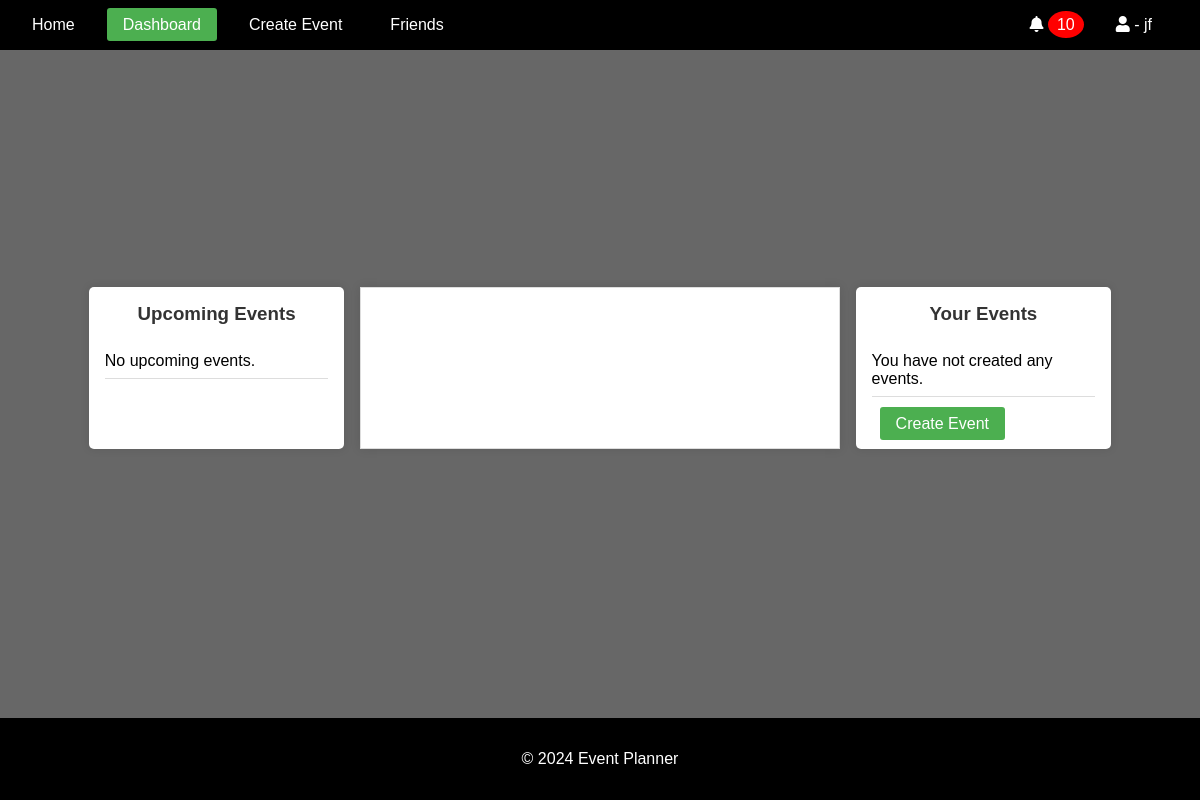
The app's page /dashboard/ (signed in), older data.
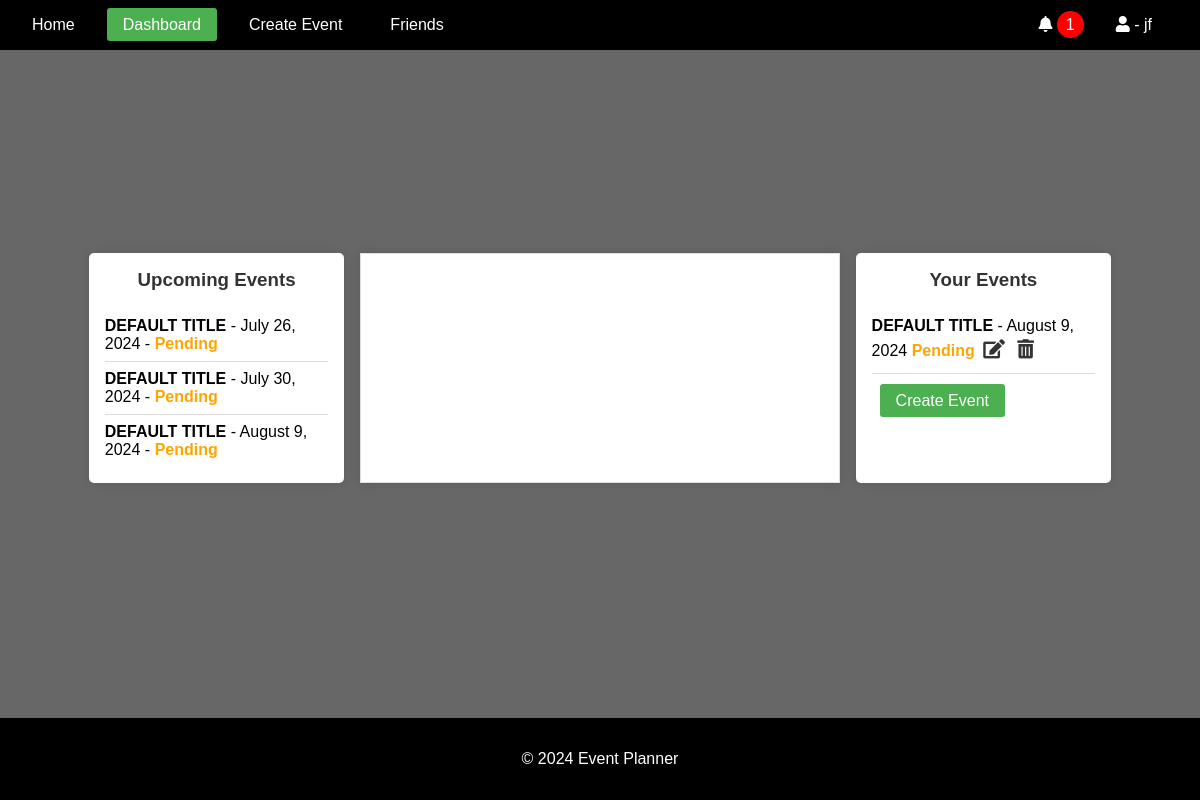
The same page, newer data.
### events/models.py (models this page shows, shortened)
class Event(models.Model):
    STATUS_CHOICES = [
        ("Pending", "Pending"),
        ("Confirmed", "Confirmed"),
        ("Cancelled", "Cancelled"),
    ]
    title = models.CharField(max_length=100)
    description = models.TextField()
    location = models.CharField(max_length=255)
    created_by = models.ForeignKey(User, on_delete=models.CASCADE)
    proposed_date = models.DateTimeField()
    finalized_date = models.DateTimeField(null=True, blank=True)
    status = models.CharField(
        max_length=20, choices=STATUS_CHOICES, default="Pending"
    )
    created_at = models.DateTimeField(auto_now_add=True)
    updated_at = models.DateTimeField(auto_now=True)

### accounts/views.py (the view)
# urls.py: path("dashboard/", views.dashboard, name="dashboard"),
@login_required
def dashboard(request):
    current_user = request.user
    current_datetime = now()
    user_events = Event.objects.filter(
        created_by=current_user, proposed_date__gte=current_datetime
    ).order_by("proposed_date")
    invited_events = Event.objects.filter(
        invitations__user=current_user, proposed_date__gte=current_datetime
    ).order_by("proposed_date")
    upcoming_events = (
        (user_events | invited_events).distinct().order_by("proposed_date")
    )
    upcoming_events_with_read_status = []
    for event in upcoming_events:
        unread_invitations = Invitation.objects.filter(
            event=event, user=current_user, read=False
        ).exists()
        upcoming_events_with_read_status.append(
            {"event": event, "unread": unread_invitations}
        )
    context = {
        "upcoming_events_with_read_status": upcoming_events_with_read_status,
        "user_events": user_events,
    }
    return render(request, "accounts/dashboard.html", context)

### notifications/context_processors.py (called while the page is built)
def notifications(request):
    if request.user.is_authenticated:
        all_unread_notifications = Notification.objects.filter(
            user=request.user, read=False
        ).order_by("-created_at")
        unread_count = all_unread_notifications.count()
        recent_unread_notifications = all_unread_notifications[:8]
        return {
            "recent_unread_notifications": recent_unread_notifications,
            "unread_count": unread_count,
        }
    return {}

### accounts/templates/accounts/dashboard.html (shortened to what this page needs)
{% extends 'base.html' %}
{% block content %}
<div class="dashboard-container">
    <div class="upcoming-events">
        <h3>Upcoming Events</h3>
        <ul>
            {% for item in upcoming_events_with_read_status %}
                <li>
                    <strong><a href="{% url 'event_details' item.event.id %}" class="event-link">{{ item.event.title|upper }}</a></strong> - {{ item.event.proposed_date|date:"F j, Y" }} - <span class="status {{ item.event.status|lower }}">{{ item.event.status }}</span>
                </li>
            {% empty %}
                <li>No upcoming events.</li>
                <br>
            {% endfor %}
        </ul>
    </div>
    <div id="calendar"></div>
    <div class="your-events">
        <h3>Your Events</h3>
        <ul>
            {% for event in user_events %}
                <li>
                    <a href="{% url 'event_details' event.id %}" class="event-link">
                        <strong>{{ event.title|upper }}</strong>
                    </a>
                    - {{ event.proposed_date|date:"F j, Y" }}
                    <span class="status {{ event.status|lower }}">{{ event.status }}</span>
                    <a href="{% url 'edit_event' event.id %}" class="edit-btn"><i class="fas fa-edit"></i></a>
                    <button class="delete-btn" data-event-id="{{ event.id }}"><i class="fas fa-trash-alt"></i></button>
                </li>
                <br>
            {% empty %}
            <li>You have not created any events.</li>
            <br>
            {% endfor %}
        </ul>
        <a href="{% url 'create_event' %}" class="add-btn">Create Event</a>
    </div>
</div>
{% endblock %}

### templates/base.html (shortened to what this page needs)
<!DOCTYPE html>
<html lang="en">
<head>
    {% load static %}
    <link rel="stylesheet" href="{% static 'css/styles.css' %}">
    <link rel="stylesheet" href="https://cdnjs.cloudflare.com/ajax/libs/font-awesome/5.15.4/css/all.min.css">
    <link rel="stylesheet" href="https://cdnjs.cloudflare.com/ajax/libs/fullcalendar/3.10.2/fullcalendar.min.css" />
</head>
<body>
    <header>
        <nav class="navbar">
            <ul class="nav-links">
                <li><a href="{% url 'home' %}" class="{% if request.resolver_match.url_name == 'home' %}active{% endif %}">Home</a></li>
                {% if user.is_authenticated %}
                    <li><a href="{% url 'dashboard' %}" class="{% if request.resolver_match.url_name == 'dashboard' %}active{% endif %}">Dashboard</a></li>
                    <li><a href="{% url 'create_event' %}" class="{% if request.resolver_match.url_name == 'create_event' %}active{% endif %}">Create Event</a></li>
                    <li><a href="#" class="logout-btn">Friends</a></li>
                {% else %}
                    <li><a href="{% url 'account_login' %}" class="{% if request.resolver_match.url_name == 'account_login' %}active{% endif %}">Login</a></li>
                    <li><a href="{% url 'account_signup' %}" class="{% if request.resolver_match.url_name == 'account_signup' %}active{% endif %}">Sign Up</a></li>
                {% endif %}
            </ul>
            {% if user.is_authenticated %}
                <ul class="nav-links">
                    <div class="user-info">
                        <div class="dropdown">
                            <i class="fas fa-bell" id="notificationBell"></i>
                            <span class="notification-count" id="notificationCount">{{ unread_count }}</span>
                        </div>
                    </div>
                    <li class="profile-dropdown">
                        <a href="#" id="profileLink" class="{% if request.resolver_match.url_name == 'profile' %}active{% endif %}">
                            <i class="fas fa-user" id="userProfileIcon"></i> - {{ user }}
                        </a>
                    </li>
                </ul>
            {% endif %}
        </nav>
    </header>
    <main>
        {% block content %}{% endblock %}
    </main>
    <footer>
        <p>&copy; 2024 Event Planner</p>
    </footer>
</body>
</html>

### static/css/styles.css (style rules this page uses)
* { box-sizing: border-box; }
body { font-family: Arial, sans-serif; margin: 0; padding: 0; background-color: #676767; display: flex; flex-direction: column; min-height: 100vh; }
header { background-color: #000000; color: white; padding: 1rem; }
.navbar { display: flex; justify-content: space-between; align-items: center; }
.nav-links { list-style: none; padding: 0; margin: 0; display: flex; }
.nav-links li { margin-right: 1rem; }
.nav-links li a { color: white; text-decoration: none; padding: 0.5rem 1rem; border-radius: 3px; }
.nav-links li a.active { background-color: #4CAF50; }
.user-info { color: white; }
main { flex: 1; padding: 2rem; display: flex; justify-content: center; align-items: center; flex-direction: column; margin-bottom: 2rem; }
footer { text-align: center; padding: 1rem; background-color: #000000; color: white; position: relative; bottom: 0; width: 100%; }
.dashboard-container { display: flex; justify-content: space-between; width: 100%; max-width: 90%; }
#calendar { flex: 1; max-width: 50%; max-height: 50%; margin: 0 1rem; background-color: white; border: 1px solid #ddd; padding: 10px; box-shadow: 0 0 10px rgba(0, 0, 0, 0.1); }
.event-link { color: #000; text-decoration: none; }
.upcoming-events, .your-events { background-color: white; padding: 1rem; border-radius: 5px; box-shadow: 0 0 10px rgba(0, 0, 0, 0.1); width: 25%; }
.upcoming-events h3, .your-events h3 { margin-top: 0; color: #333; text-align: center; }
.upcoming-events ul, .your-events ul { list-style: none; padding: 0; margin: 0; }
.upcoming-events li, .your-events li { padding: 0.5rem 0; border-bottom: 1px solid #ddd; }
.upcoming-events li:last-child, .your-events li:last-child { border-bottom: none; }
.upcoming-events .status, .your-events .status { font-weight: bold; }
.upcoming-events .status.pending, .your-events .status.pending { color: orange; }
.edit-btn, .delete-btn, .add-btn { background-color: #333; color: white; border: none; padding: 0.5rem 1rem; margin: 0.5rem; cursor: pointer; border-radius: 3px; text-decoration: none; }
.status.pending { color: orange; }
.invite-btn, .delete-btn, .add-btn { background-color: #333; color: white; border: none; padding: 0.5rem 1rem; margin: 0.5rem; cursor: pointer; border-radius: 3px; }
div.your-events>a { background-color: #4CAF50; }
.edit-btn, .delete-btn { background: none; border: none; color: #333; cursor: pointer; font-size: 1.2rem; margin: 0; padding: 0.25rem; }
#notificationCount { margin-right: 1rem; }
.notification-count { background-color: red; color: white; border-radius: 50%; padding: 5px 9px; }

Row changes from the older to the newer data that the page shows:
added Event: event "DEFAULT TITLE", event.proposed_date "July 26, 2024", event.status "Pending", shown under "Upcoming Events"
added Event: event "DEFAULT TITLE", event.proposed_date "July 30, 2024", event.status "Pending", shown under "Upcoming Events"
added Event: event "DEFAULT TITLE", event.proposed_date "August 9, 2024", event.status "Pending", title "DEFAULT TITLE", proposed_date "August 9, 2024", status "Pending"
Text that changed along with them:
{{ unread_count }}: "10" → "1"
text no longer shown: "No upcoming events. You have not created any events."
